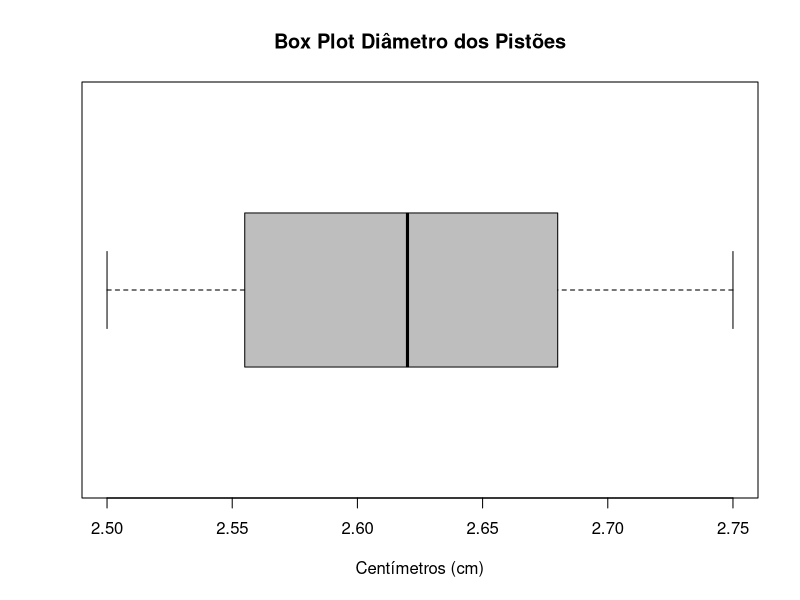

R code for this plot:
#============================================================================
# ESTATÍSTICA
# Versão 1.00 (2019) - 05.09.2019
# Autor: Prof. Giovanni Leopoldo Rozza (2019)
#
#============================================================================

dados <- c(2.56,2.50,2.62,2.52,2.69,2.53,2.65,2.63,2.61,2.57,2.55,2.59,2.54,2.64,2.68,2.68,2.71,2.74,2.75,2.62) 

# exemplo box plot

bpDados<-boxplot(dados,main = "Box Plot Diâmetro dos Pistões",xlab = "Centímetros (cm)",horizontal = TRUE,col="grey",notch = FALSE)

# bpDados$stats
# [,1]
# [1,] 2.500    - valor mínimo
# [2,] 2.555    - Q1
# [3,] 2.620    - Q2
# [4,] 2.680    - Q3
# [5,] 2.750    - Valor máximo
